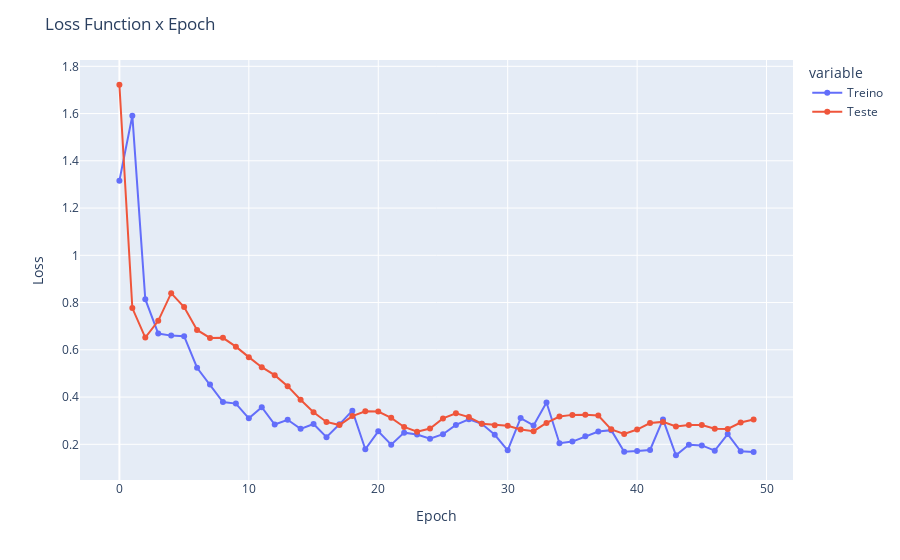

The notebook cell this image was saved under:
### Code cell
loss_history = pd.DataFrame({
    "Treino": history_training.history["loss"],
    "Teste": history_training.history["val_loss"]})

fig = px.line(
    data_frame=mse_history,
    markers=True
)

fig.update_layout(
    xaxis_title="Epoch",
    yaxis_title="Loss",
    title="Loss Function x Epoch"
)

### Figure 1 — Plotly figure (JSON) as saved in the notebook; plotly's stock layout.template omitted (floating-point values rounded to 4 significant figures)
{"data": [{"hovertemplate": "variable=Treino<br>index=%{x}<br>value=%{y}<extra></extra>", "legendgroup": "Treino", "line": {"color": "#636efa", "dash": "solid"}, "marker": {"symbol": "circle"}, "mode": "lines+markers", "name": "Treino", "orientation": "v", "showlegend": true, "type": "scatter", "x": [0, 1, 2, 3, 4, 5, 6, 7, 8, 9, 10, 11, 12, 13, 14, 15, 16, 17, 18, 19, 20, 21, 22, 23, 24, 25, 26, 27, 28, 29, 30, 31, 32, 33, 34, 35, 36, 37, 38, 39, 40, 41, 42, 43, 44, 45, 46, 47, 48, 49], "xaxis": "x", "y": [1.316, 1.591, 0.8143, 0.6688, 0.66, 0.6575, 0.524, 0.4529, 0.3791, 0.3724, 0.3099, 0.3573, 0.2837, 0.3038, 0.2653, 0.286, 0.2302, 0.2846, 0.3424, 0.1789, 0.2548, 0.1982, 0.2494, 0.2415, 0.2238, 0.2427, 0.2819, 0.3061, 0.2866, 0.2402, 0.1747, 0.311, 0.2798, 0.3772, 0.2044, 0.2115, 0.2344, 0.2543, 0.2598, 0.1689, 0.1711, 0.1759, 0.3052, 0.1536, 0.1983, 0.1952, 0.1731, 0.2433, 0.1701, 0.1671], "yaxis": "y"}, {"hovertemplate": "variable=Teste<br>index=%{x}<br>value=%{y}<extra></extra>", "legendgroup": "Teste", "line": {"color": "#EF553B", "dash": "solid"}, "marker": {"symbol": "circle"}, "mode": "lines+markers", "name": "Teste", "orientation": "v", "showlegend": true, "type": "scatter", "x": [0, 1, 2, 3, 4, 5, 6, 7, 8, 9, 10, 11, 12, 13, 14, 15, 16, 17, 18, 19, 20, 21, 22, 23, 24, 25, 26, 27, 28, 29, 30, 31, 32, 33, 34, 35, 36, 37, 38, 39, 40, 41, 42, 43, 44, 45, 46, 47, 48, 49], "xaxis": "x", "y": [1.722, 0.7764, 0.6519, 0.7226, 0.8398, 0.7812, 0.6842, 0.6503, 0.6507, 0.6132, 0.569, 0.5264, 0.4926, 0.4461, 0.3886, 0.3354, 0.2947, 0.2815, 0.3193, 0.3396, 0.3386, 0.3119, 0.2734, 0.2534, 0.2669, 0.3097, 0.331, 0.3152, 0.2872, 0.2811, 0.2781, 0.2625, 0.2555, 0.2903, 0.3175, 0.3245, 0.3252, 0.3217, 0.2632, 0.2441, 0.2626, 0.2901, 0.2949, 0.2757, 0.2822, 0.2819, 0.2661, 0.2649, 0.2922, 0.3051], "yaxis": "y"}], "layout": {"legend": {"title": {"text": "variable"}, "tracegroupgap": 0}, "margin": {"t": 60}, "title": {"text": "Loss Function x Epoch"}, "xaxis": {"anchor": "y", "domain": [0, 1], "title": {"text": "Epoch"}}, "yaxis": {"anchor": "x", "domain": [0, 1], "title": {"text": "Loss"}}}}
